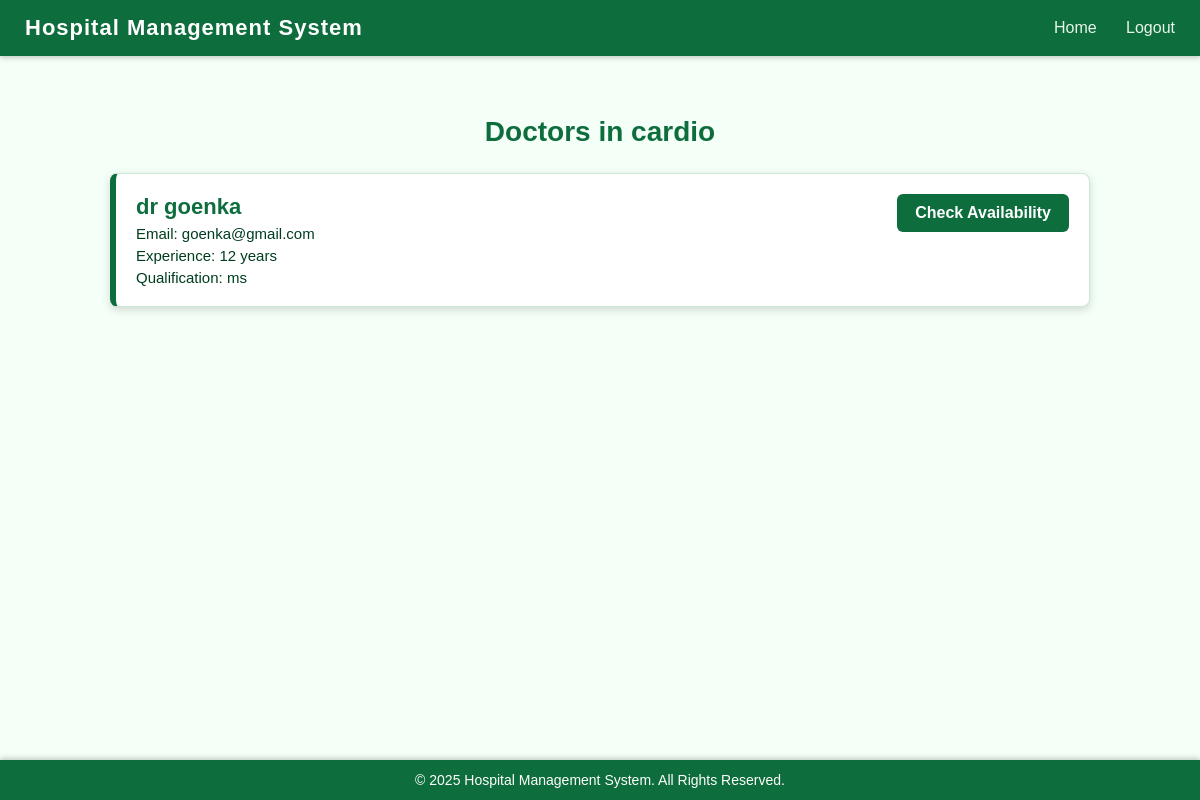
Before: /see_department/2 (signed in) with the older database file.
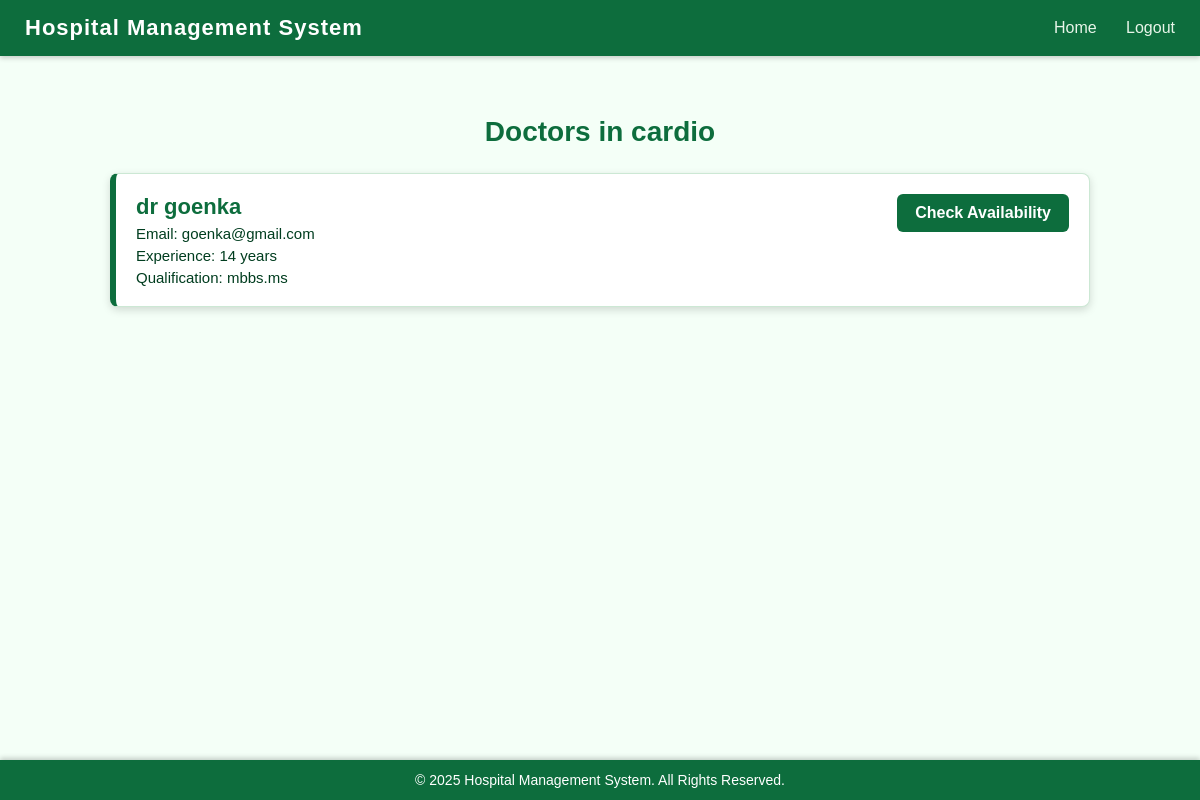
After: the same page with the newer database file.
### app.py (models this page shows)
class User(db.Model):
    __tablename__='users'
    id=db.Column(db.Integer,primary_key=True)
    username=db.Column(db.String(150),unique=True,nullable=False)
    email=db.Column(db.String(150),unique=True,nullable=False)
    password=db.Column(db.String(150),nullable=False)
    role=db.Column(db.String(50),nullable=False)#eg doctor admin patient
    created_at=db.Column(db.DateTime,default=datetime.utcnow)
    department_id=db.Column(db.Integer,db.ForeignKey('departments.id'),nullable=True)
    department=db.relationship("Department",back_populates="doctors")
    experience=db.Column(db.Integer,nullable=True)
    qualifications=db.Column(db.String(250),nullable=True)
    blacklisted=db.Column(db.Boolean, default=False)
    availabilities = db.relationship('DoctorAvailability', back_populates='doctor', cascade="all, delete-orphan")

### app.py (the view)
@app.route('/see_department/<int:dept_id>')
def see_department(dept_id):
    department = Department.query.get_or_404(dept_id)
    doctors = User.query.filter_by(department_id=dept_id, role='doctor').all()
    return render_template('patient_department_doctors.html', department=department, doctors=doctors)

### templates/patient_department_doctors.html (shortened to what this page needs)
{% extends "base.html" %}
{% block content %}
<div class="page-container">
    <h1 class="page-title">Doctors in {{ department.department_name }}</h1>
    {% if doctors %}
        {% for doc in doctors %}
        <div class="doctor-card">
            <div class="doctor-info">
                <h3>{{ doc.username }}</h3>
                <p>Email: {{ doc.email }}</p>
                <p>Experience: {{ doc.experience if doc.experience else "Not Updated" }} years</p>
                <p>Qualification: {{ doc.qualifications if doc.qualifications else "Not Updated" }}</p>
            </div>
            <a href="{{ url_for('book_appointment', doctor_id=doc.id) }}" class="view-btn">Check Availability</a>
        </div>
        {% endfor %}
    {% else %}
        <h3 style="color:red; text-align:center;">No doctors found in this department</h3>
    {% endif %}
</div>
{% endblock %}

Changed rows visible on the page:
changed User "dr goenka": experience "12" → "14"; qualifications "ms" → "mbbs.ms"
